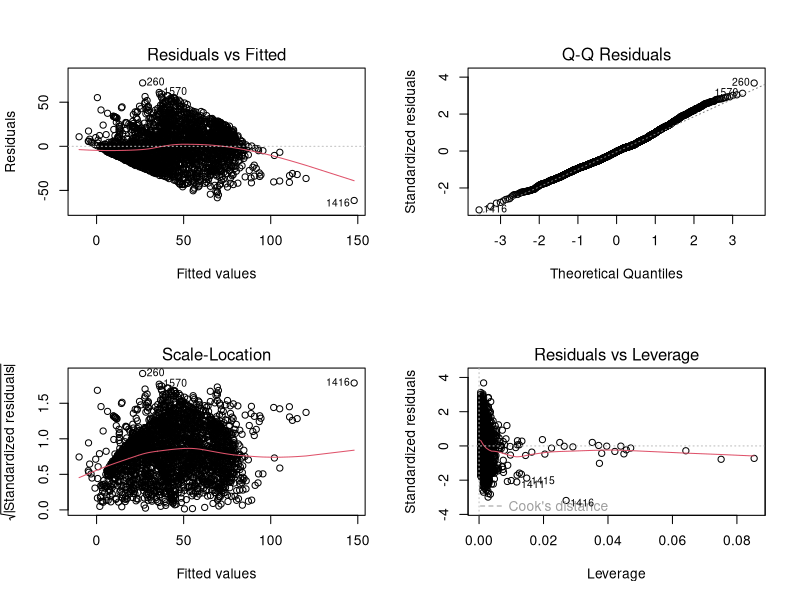
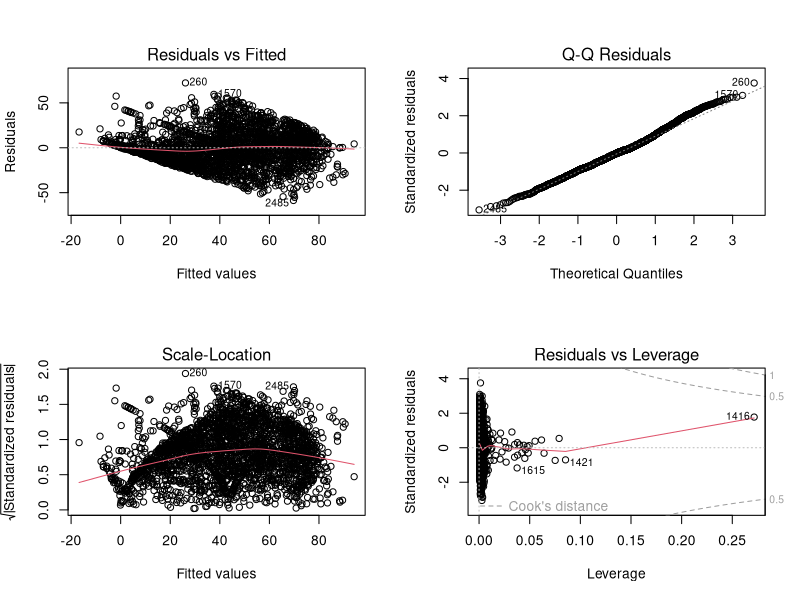
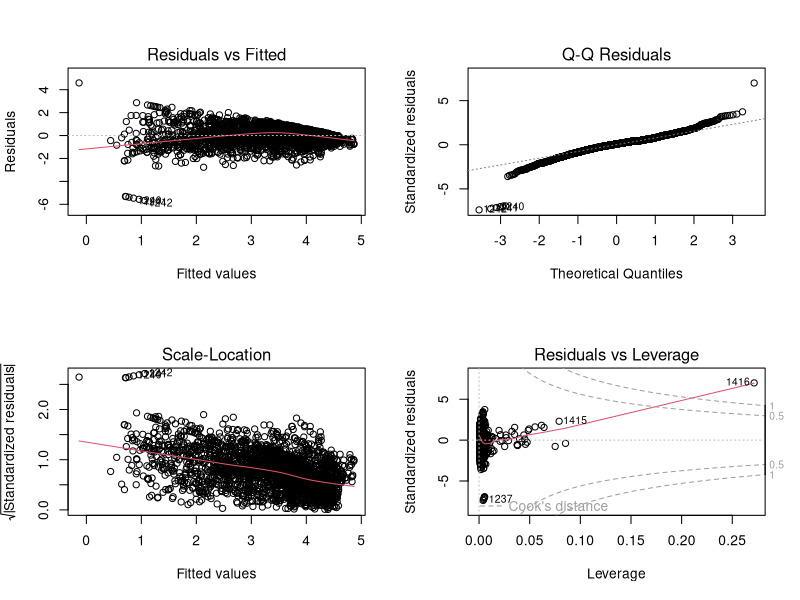
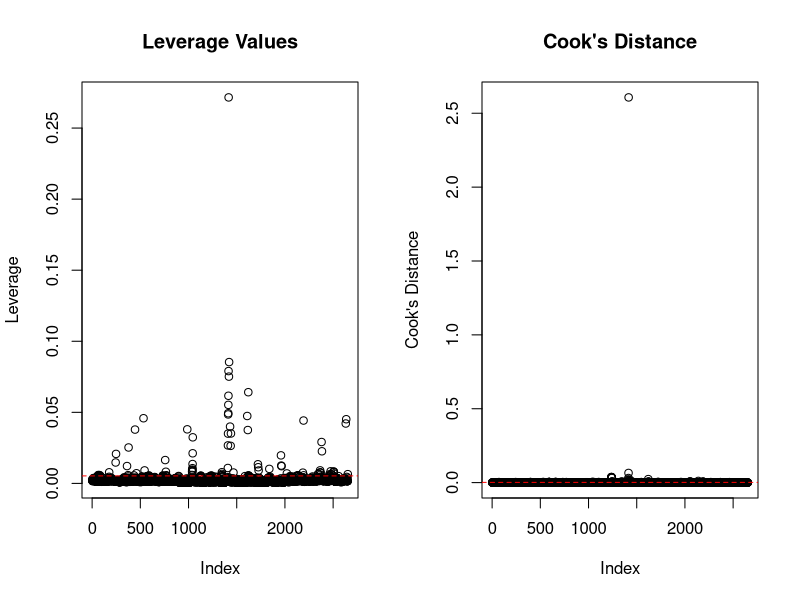
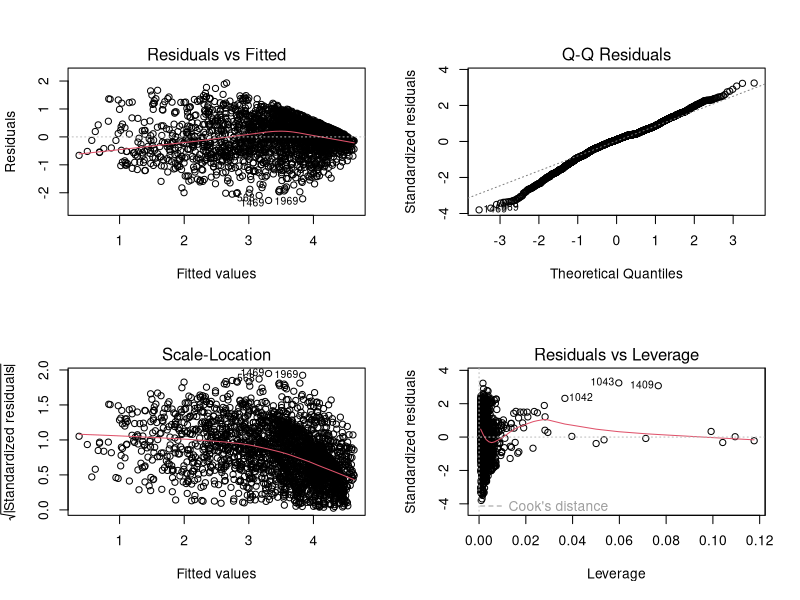
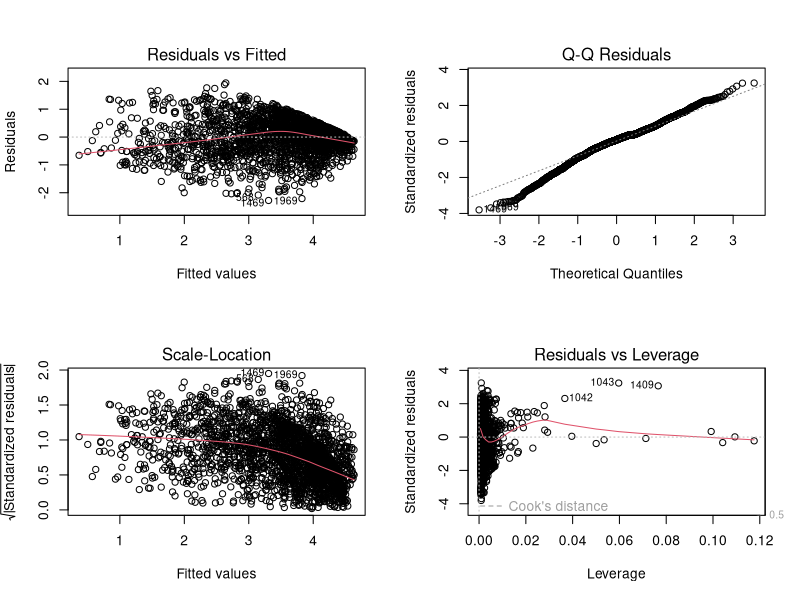
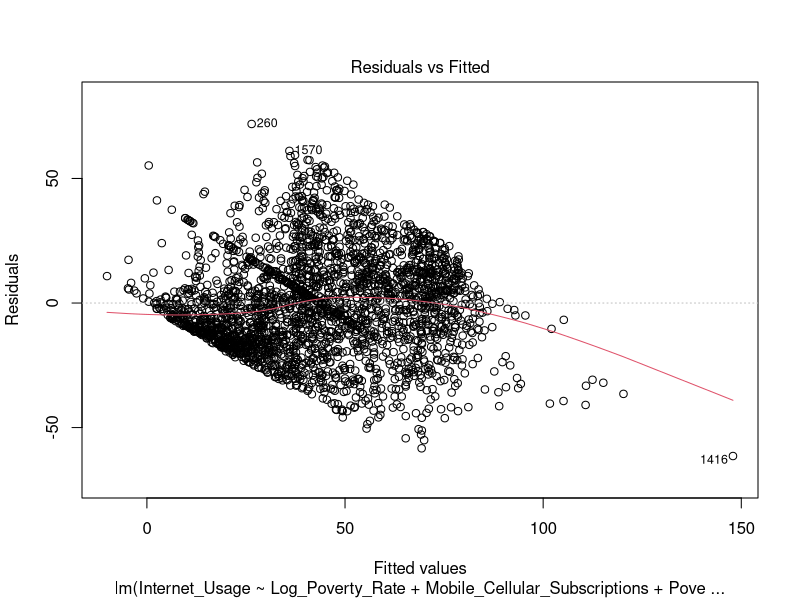
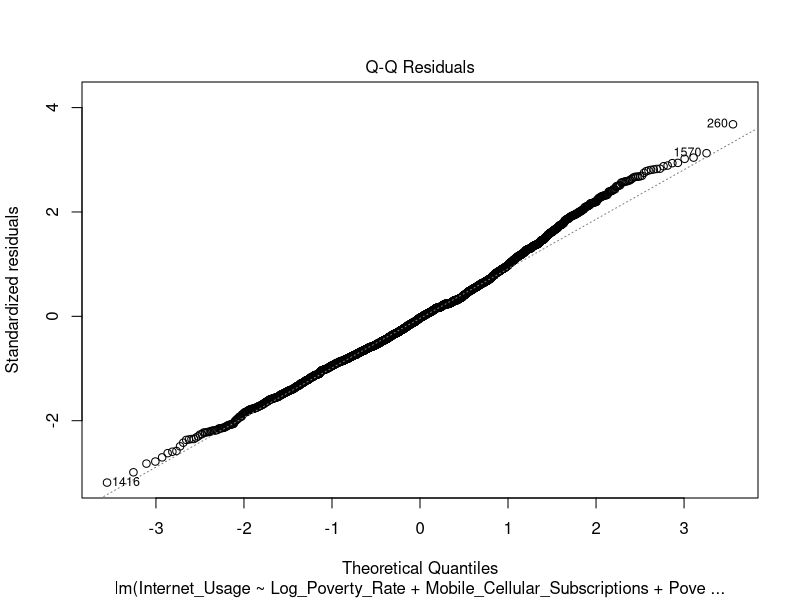

Recreate these plots in R, in order.
# Updated regression_modeling.R

# Load necessary libraries
library(dplyr)
library(car)

# Ensure outputs directory exists
if (!dir.exists("outputs")) dir.create("outputs")

# Step 1: Load the refined dataset
refined_data <- read.csv("refined_data.csv", stringsAsFactors = FALSE)

# Step 2: Simplify the regression model
model <- lm(
  Internet_Usage ~ 
    Log_Poverty_Rate + Mobile_Cellular_Subscriptions + Poverty_Gap +
    Communications_Imports + Poverty_Quartile,
  data = refined_data
)

# Step 3: Evaluate the updated model
model_summary <- summary(model)
print("Updated Model Summary:")
print(model_summary)

# Save the updated model summary
capture.output(model_summary, file = "outputs/updated_model_summary.txt")

# Step 4: Check multicollinearity
vif_values <- vif(model)
print("Updated VIF Values:")
print(vif_values)

# Save the updated VIF values
capture.output(vif_values, file = "outputs/updated_vif_values.txt")

# Step 5: Visualize residuals
par(mfrow = c(2, 2))  # Arrange plots in a grid
plot(model)

# Save residuals plot
png("outputs/updated_residuals_plot.png")
plot(model)
dev.off()

# Step 6: Save residuals for further analysis
residuals_data <- data.frame(
  Residuals = residuals(model),
  Fitted_Values = fitted(model)
)
write.csv(residuals_data, "outputs/updated_residuals_data.csv", row.names = FALSE)

# Step 7: Save Adjusted R-Squared and F-Statistic
adjusted_r_squared <- model_summary$adj.r.squared
f_statistic <- model_summary$fstatistic[1]
capture.output(
  list(Adjusted_R_Squared = adjusted_r_squared, F_Statistic = f_statistic),
  file = "outputs/updated_model_fit_metrics.txt"
)

print("Updated regression modeling complete. Outputs saved in the 'outputs' directory.")


# Add quadratic terms for potentially nonlinear relationships
refined_data <- refined_data %>%
  mutate(
    Log_Poverty_Rate_Squared = Log_Poverty_Rate^2,
    Mobile_Cellular_Subscriptions_Squared = Mobile_Cellular_Subscriptions^2
  )

# Update the model formula
model_v2 <- lm(
  Internet_Usage ~ 
    Log_Poverty_Rate + Log_Poverty_Rate_Squared +
    Mobile_Cellular_Subscriptions + Mobile_Cellular_Subscriptions_Squared +
    Poverty_Gap + Communications_Imports + Poverty_Quartile,
  data = refined_data
)

# Evaluate the new model
summary(model_v2)


# Refit model without the insignificant quadratic term
model_v3 <- lm(
  Internet_Usage ~ 
    Log_Poverty_Rate + 
    Mobile_Cellular_Subscriptions + Mobile_Cellular_Subscriptions_Squared +
    Poverty_Gap + Communications_Imports + Poverty_Quartile,
  data = refined_data
)

summary(model_v3)

# Residual diagnostics
par(mfrow = c(2, 2))  # Arrange plots
plot(model_v3)


refined_data$Internet_Usage_Adjusted <- ifelse(refined_data$Internet_Usage <= 0, 0.01, refined_data$Internet_Usage)
refined_data$Log_Internet_Usage <- log(refined_data$Internet_Usage_Adjusted)

model_v4 <- lm(
  Log_Internet_Usage ~ Log_Poverty_Rate + Mobile_Cellular_Subscriptions +
    Mobile_Cellular_Subscriptions_Squared + Poverty_Gap + Communications_Imports + 
    Poverty_Quartile,
  data = refined_data
)

summary(model_v4)
par(mfrow = c(2, 2))
plot(model_v4)

# Check for multicollinearity using VIF
library(car)
vif_values <- vif(model_v4)
print("Variance Inflation Factors (VIF):")
print(vif_values)

# Save VIF values to a file for reference
capture.output(vif_values, file = "outputs/vif_values_model_v4.txt")


# Center Mobile_Cellular_Subscriptions
refined_data$Mobile_Cellular_Subscriptions_Centered <- 
  scale(refined_data$Mobile_Cellular_Subscriptions, center = TRUE, scale = FALSE)

# Generate its squared term
refined_data$Mobile_Cellular_Subscriptions_Centered_Squared <- 
  refined_data$Mobile_Cellular_Subscriptions_Centered^2

# Refit the model with centered variables
model_v5 <- lm(
  Log_Internet_Usage ~ Log_Poverty_Rate + Mobile_Cellular_Subscriptions_Centered +
    Mobile_Cellular_Subscriptions_Centered_Squared + Poverty_Gap +
    Communications_Imports + Poverty_Quartile,
  data = refined_data
)

# Evaluate the new model
summary_v5 <- summary(model_v5)
print("Summary of the Model with Centered Variables:")
print(summary_v5)

# Save the summary
capture.output(summary_v5, file = "outputs/model_v5_summary.txt")

# Check VIF again after centering
vif_values_v5 <- vif(model_v5)
print("VIF Values after Centering:")
print(vif_values_v5)

# Save VIF values
capture.output(vif_values_v5, file = "outputs/vif_values_model_v5.txt")


# Calculate Cook's Distance
cooksd <- cooks.distance(model_v5)

# Identify influential points with Cook's Distance > 4/n
influential_points <- which(cooksd > (4 / nrow(refined_data)))
print("Influential Points (Cook's Distance > 4/n):")
print(influential_points)

# Highlight rows in the data
refined_data_influential <- refined_data[influential_points, ]
print("Data of Influential Points:")
print(refined_data_influential)

# Leverage Threshold (2*(number of predictors)/n)
leverage_threshold <- 2 * (length(model_v5$coefficients)) / nrow(refined_data)
high_leverage_points <- which(hatvalues(model_v5) > leverage_threshold)
print("High Leverage Points:")
print(high_leverage_points)

# Optional: Visualize leverage and Cook's distance
par(mfrow = c(1, 2))
plot(hatvalues(model_v5), main = "Leverage Values", ylab = "Leverage")
abline(h = leverage_threshold, col = "red", lty = 2)

plot(cooksd, main = "Cook's Distance", ylab = "Cook's Distance")
abline(h = 4 / nrow(refined_data), col = "red", lty = 2)

# Ensure influential points have been identified
print("Influential Points (High Cook's Distance):")
print(influential_points)

# Extract rows corresponding to influential points
influential_data <- refined_data[influential_points, ]
print("Details of Influential Points:")
print(influential_data)

# Remove influential points
refined_data_cleaned <- refined_data[-influential_points, ]

# Save the cleaned dataset
write.csv(refined_data_cleaned, "refined_data_cleaned.csv", row.names = FALSE)

# Build a new model without influential points
model_v6 <- lm(
  Log_Internet_Usage ~ Log_Poverty_Rate + Mobile_Cellular_Subscriptions_Centered +
    Mobile_Cellular_Subscriptions_Centered_Squared + Poverty_Gap +
    Communications_Imports + Poverty_Quartile,
  data = refined_data_cleaned
)

# Evaluate the new model
summary_v6 <- summary(model_v6)
print(summary_v6)

# Save the updated model summary
capture.output(summary_v6, file = "outputs/model_v6_summary.txt")

# Optional: Visualize diagnostics for the new model
par(mfrow = c(2, 2))
plot(model_v6)


model_v7 <- lm(
  Log_Internet_Usage ~ Log_Poverty_Rate + Mobile_Cellular_Subscriptions_Centered +
    Mobile_Cellular_Subscriptions_Centered_Squared + Poverty_Gap +
    Communications_Imports,
  data = refined_data_cleaned
)

summary_v7 <- summary(model_v7)
print(summary_v7)

# Save the summary
capture.output(summary_v7, file = "outputs/model_v7_summary.txt")

# Optional: Plot diagnostics
par(mfrow = c(2, 2))
plot(model_v7)


# Compare models using AIC and BIC
aic_v6 <- AIC(model_v6)
aic_v7 <- AIC(model_v7)
bic_v6 <- BIC(model_v6)
bic_v7 <- BIC(model_v7)

print(paste("AIC for model_v6:", aic_v6))
print(paste("AIC for model_v7:", aic_v7))
print(paste("BIC for model_v6:", bic_v6))
print(paste("BIC for model_v7:", bic_v7))



# Save the final model summary
capture.output(summary_v7, file = "outputs/final_model_v7_summary.txt")

# Save final diagnostics
png("outputs/final_model_v7_diagnostics.png", width = 1000, height = 800)
par(mfrow = c(2, 2))
plot(model_v7)
dev.off()

print("Final model outputs saved.")


